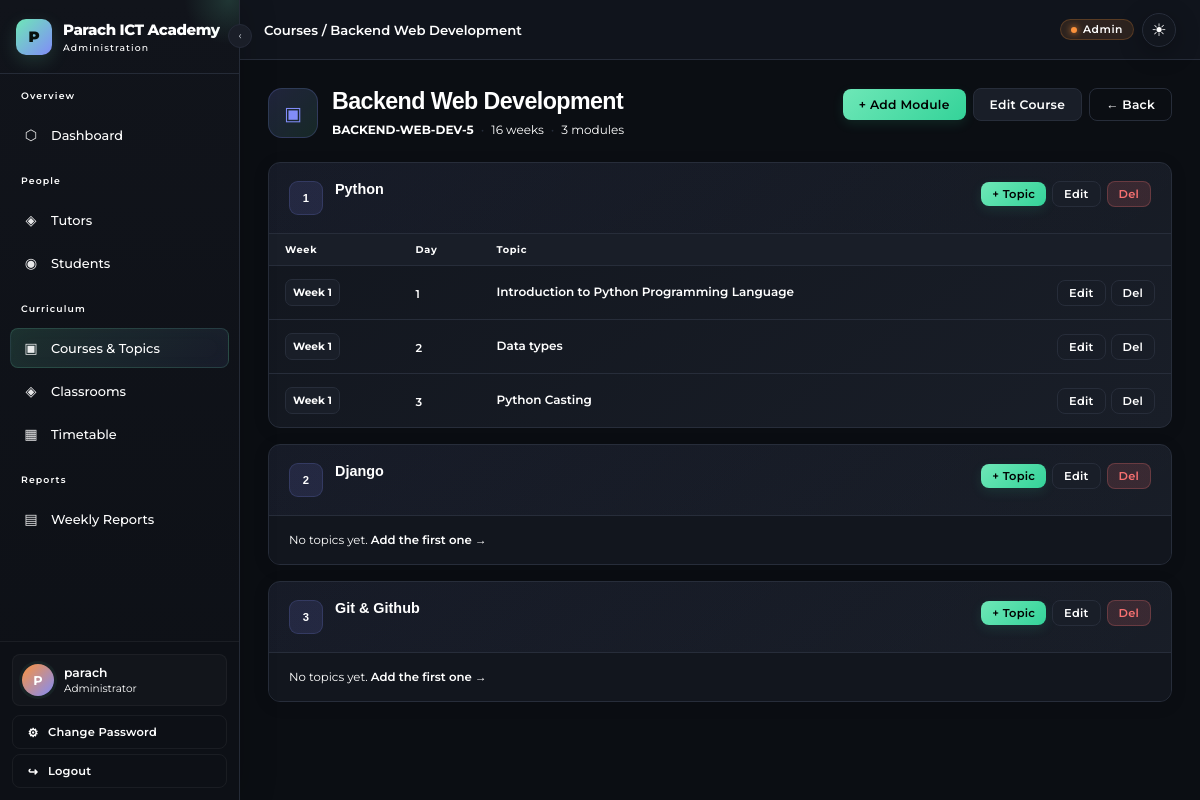
/admin-panel/courses/7/ (signed in), run on an earlier commit of the app's database.
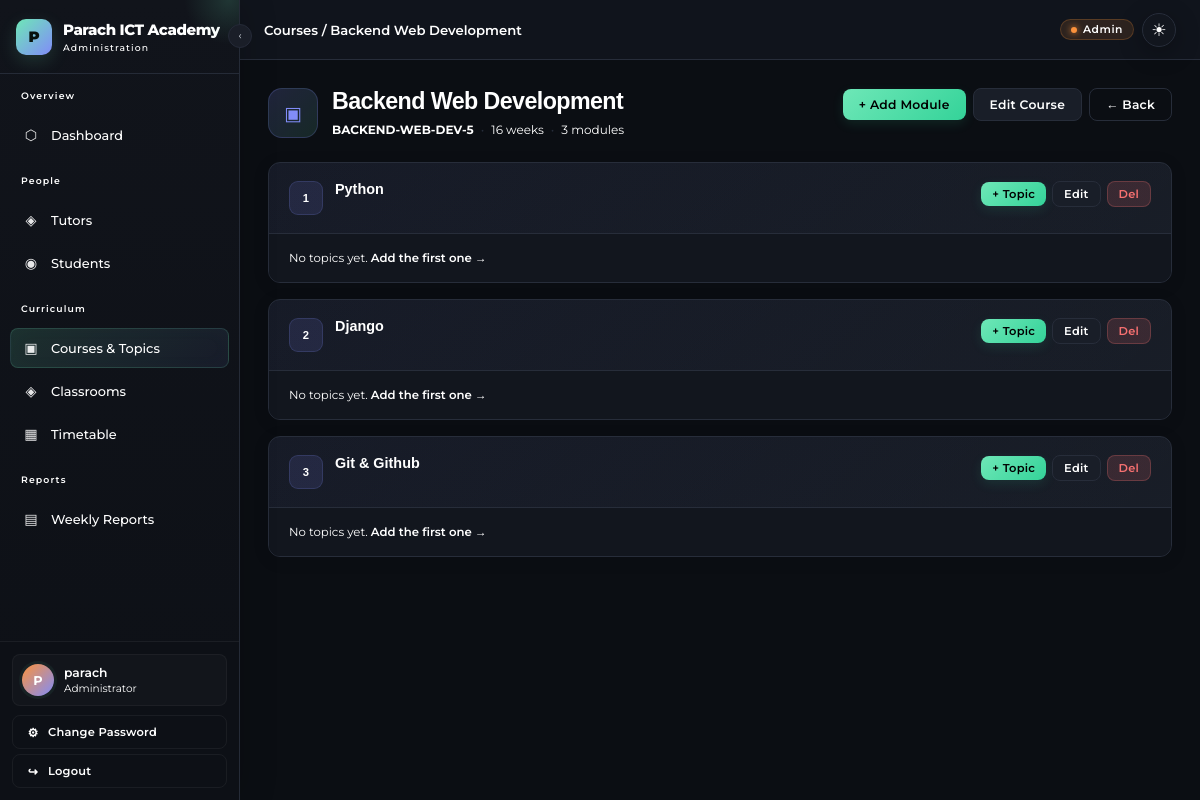
And on a later commit of the database.
### core/models.py (models this page shows, shortened)
class Module(models.Model):
    course      = models.ForeignKey(Course, on_delete=models.CASCADE, related_name='modules')
    name        = models.CharField(max_length=255)
    order       = models.PositiveIntegerField(default=1)
    description = models.TextField(blank=True)
    external_id = models.PositiveIntegerField(unique=True, null=True, blank=True, db_index=True)
    class Meta:
        ordering = ['order']
        unique_together = ('course', 'order')

class Topic(models.Model):
    course  = models.ForeignKey(Course, on_delete=models.CASCADE, related_name="topics")
    module  = models.ForeignKey(          # ← new
        'Module', on_delete=models.SET_NULL,
        null=True, blank=True, related_name='topics'
    )
    week    = models.PositiveIntegerField(default=1)
    day     = models.PositiveIntegerField(default=1)
    title   = models.CharField(max_length=200)
    details = models.TextField(blank=True)
    class Meta:
        ordering = ['module__order', 'week', 'day']

### core/views.py (the view)
# urls.py: path('admin-panel/courses/<int:pk>/',        views.admin_course_detail, name='admin_course_detail'),
@login_required
@user_passes_test(is_admin)
def admin_course_detail(request, pk):
    course  = get_object_or_404(Course, pk=pk)
    modules = Module.objects.filter(course=course).prefetch_related('topics')
    orphan_topics = Topic.objects.filter(course=course, module__isnull=True).order_by('week', 'day')
    return render(request, 'core/admin_course_detail.html', {
        'course': course, 'modules': modules, 'orphan_topics': orphan_topics
    })

### core/views.py (called while the page is built)
def is_admin(user):
    return user.is_staff or user.is_superuser

### core/templates/core/admin_course_detail.html (shortened to what this page needs)
{% extends "core/admin_base.html" %}
{% block breadcrumb %}Courses / {{ course.name }}{% endblock %}
{% block content %}
<div class="course-page">
  <div class="course-header">
    <div class="course-heading">
      <div class="course-icon">
        ▣
      </div>
      <div>
        <h1 class="course-title">
          {{ course.name }}
        </h1>
        <div class="course-meta">
          <span class="course-code">
            {{ course.code }}
          </span>
          <span class="course-meta-divider">•</span>
          <span>
            {{ course.duration_weeks }} weeks
          </span>
          <span class="course-meta-divider">•</span>
          <span>
            {{ modules.count }} module{{ modules.count|pluralize }}
          </span>
        </div>
      </div>
    </div>
    <div class="course-actions">
      <a href="{% url 'admin_module_create' course.pk %}"
         class="btn btn-primary">
        + Add Module
      </a>
      <a href="{% url 'admin_course_edit' course.pk %}"
         class="btn btn-secondary">
        Edit Course
      </a>
      <a href="{% url 'admin_courses' %}"
         class="btn btn-ghost">
        ← Back
      </a>
    </div>
  </div>
  {% for module in modules %}
    <div class="card module-card">
      <div class="module-header">
        <div class="module-heading">
          <div class="module-number">
            {{ forloop.counter }}
          </div>
          <div>
            <h2 class="module-name">
              {{ module.name }}
            </h2>
          </div>
        </div>
        <div class="module-actions">
          <a href="{% url 'admin_topic_create' course.pk module.pk %}"
             class="btn btn-primary btn-sm">
            + Topic
          </a>
          <a href="{% url 'admin_module_edit' course.pk module.pk %}"
             class="btn btn-secondary btn-sm">
            Edit
          </a>
          <a href="{% url 'admin_module_delete' course.pk module.pk %}"
             class="btn btn-danger btn-sm">
            Del
          </a>
        </div>
      </div>
      {% if module.topics.all %}
        <div class="topics-wrap">
          <table class="topics-table">
            <thead>
              <tr>
                <th>Week</th>
                <th>Day</th>
                <th>Topic</th>
                <th></th>
              </tr>
            </thead>
            <tbody>
              {% for topic in module.topics.all %}
                <tr>
                  <td>
                    <span class="week-badge">
                      Week {{ topic.week }}
                    </span>
                  </td>
                  <td>
                    <span class="day-label">
                      {{ topic.day }}
                    </span>
                  </td>
                  <td>
                    <div class="topic-title">
                      {{ topic.title }}
                    </div>
                  </td>
                  <td>
                    <div class="topic-actions">
                      <a href="{% url 'admin_topic_edit' course.pk module.pk topic.pk %}"
                         class="btn btn-ghost btn-sm">
                        Edit
                      </a>
                      <a href="{% url 'admin_topic_delete' course.pk module.pk topic.pk %}"
                         class="btn btn-ghost btn-sm"
                         style="color:var(--text)">
                        Del
                      </a>
                    </div>
                  </td>
                </tr>
              {% endfor %}
            </tbody>
          </table>
        </div>
      {% else %}
        <div class="module-empty">
          <div class="module-empty-text">
            No topics yet.
            <a href="{% url 'admin_topic_create' course.pk module.pk %}"
               class="module-empty-link">
              Add the first one →
            </a>
          </div>
        </div>
      {% endif %}
    </div>
  {% endfor %}
</div>
{% endblock %}

What changed in the data, as far as the page shows it:
removed Topic: week "1", day "1", title "Introduction to Python Programming Language", shown under Module "Python"
removed Topic: week "1", day "2", title "Data types", shown under Module "Python"
removed Topic: week "1", day "3", title "Python Casting", shown under Module "Python"
computed for Module "Python": text "Week Day Topic" → "No topics yet. Add the first one →"
